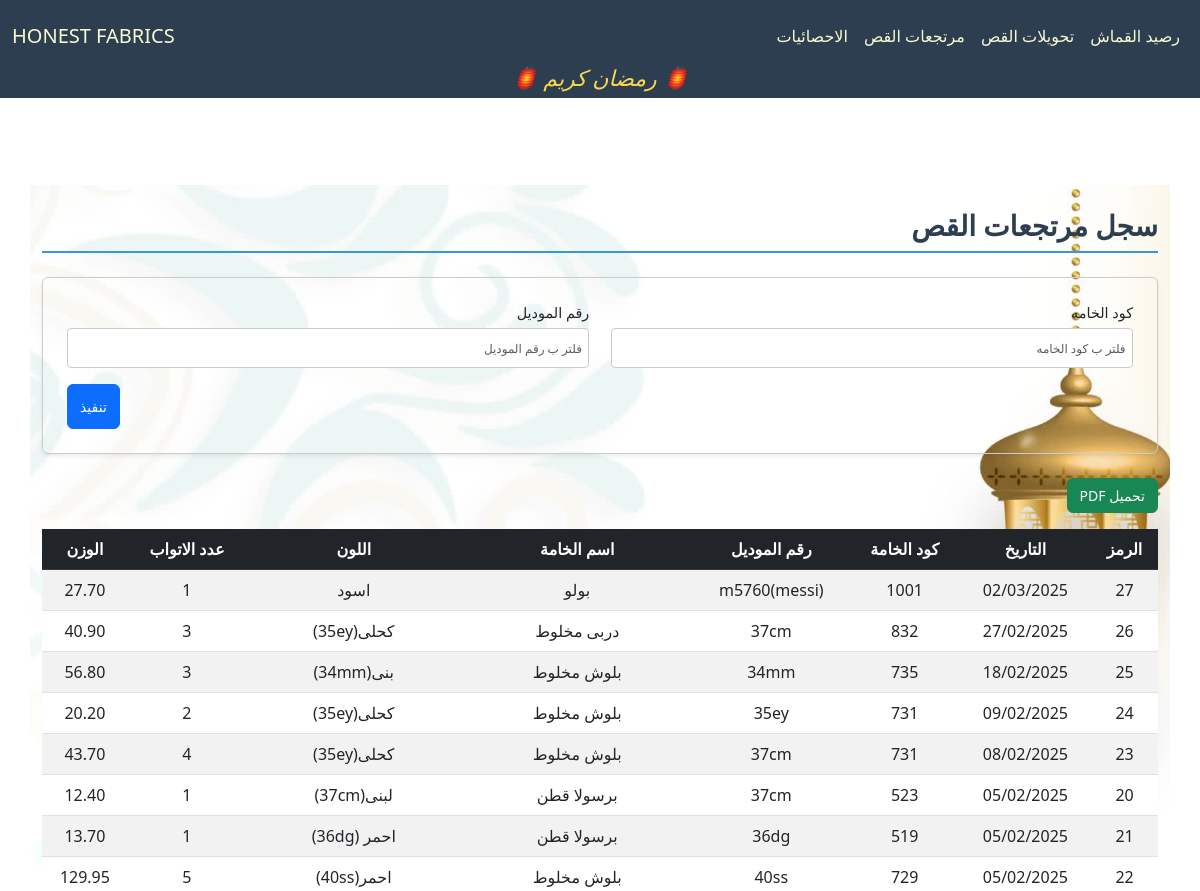
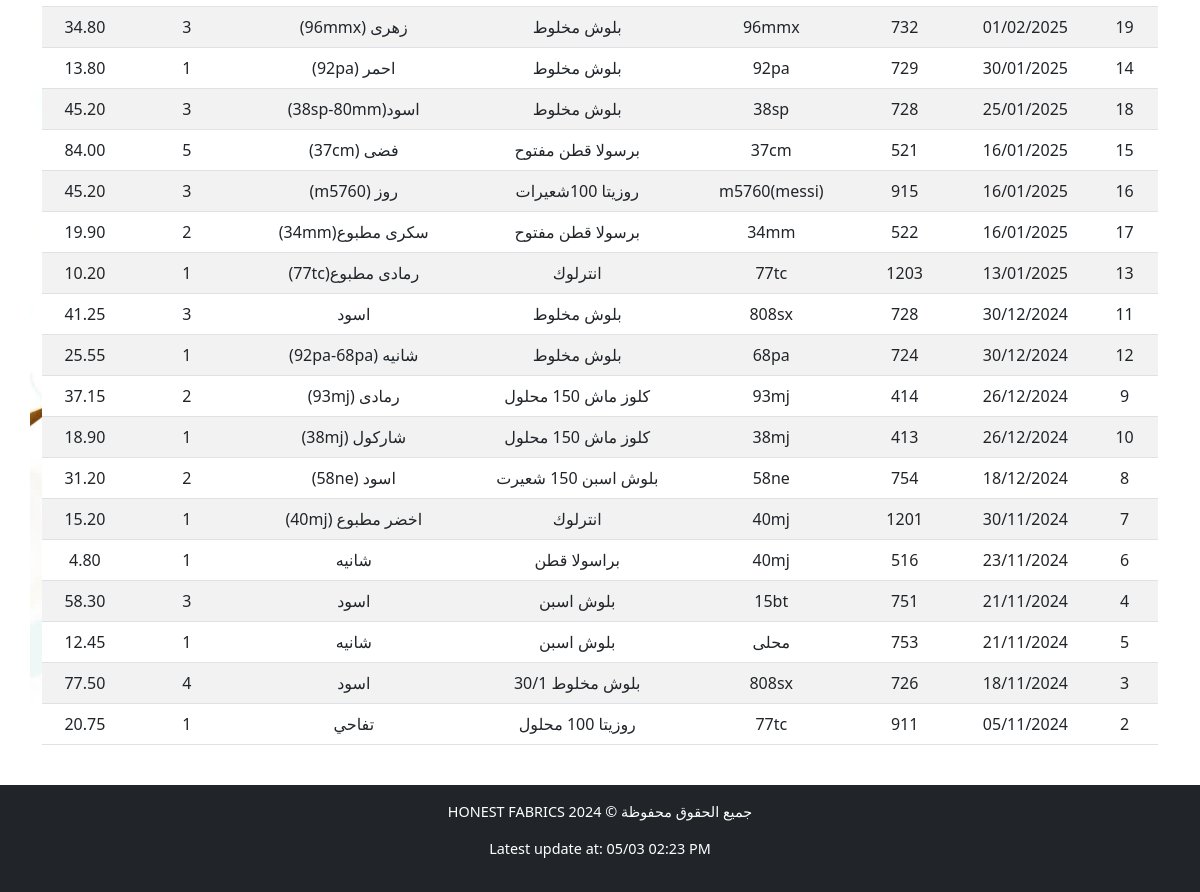
Page /cloth/ReturnTransfer/ on the committed database (2 pictures, top to bottom).
### cloth/models.py (models this page shows, shortened)
class Base(models.Model):
    id = models.AutoField(primary_key=True, verbose_name="الرمز")
    fabric_code = models.CharField(max_length=100, verbose_name="كود الخامه", db_index=True, null=True, blank=True)
    fabric_name = models.CharField(max_length=200, verbose_name="اسم الخامه", null=True, blank=True)
    color = models.CharField(max_length=100, verbose_name="اللون", null=True, blank=True)
    roll = models.PositiveIntegerField(verbose_name="عدد الاتواب", null=True, blank=True)
    weight = models.DecimalField(max_digits=10, decimal_places=2, verbose_name="الوزن", null=True, blank=True)
    date = models.CharField(max_length=100,verbose_name="التاريخ", null=True, blank=True)
    class Meta:
        abstract = True

class ReturnTransfer(Base):
    model_number = models.CharField(max_length=100, verbose_name="رقم الموديل", null=True, blank=True)

### cloth/views.py (the view)
# urls.py: path('ReturnTransfer/', ReturnTransferView.as_view(), name='return_transfer_view'),
class ReturnTransferView(FilterableListView):
    template_name = "cloth/return.html"
    model = ReturnTransfer
    filter_fields = ['fabric_code', 'model_number']
    columns = ["الرمز","التاريخ","كود الخامة","رقم الموديل","اسم الخامة","اللون","عدد الاتواب","الوزن"]

### cloth/views.py (called while the page is built)
    def parse_date(self, date_str):
        try:
            normalized_date = date_str.replace("\\", "/")
            return datetime.strptime(normalized_date, "%d/%m/%Y")
        except (ValueError, AttributeError):
            return datetime.min

    def get_queryset(self):
        queryset = super().get_queryset()
        filters = Q()
        ordering = self.request.GET.get('order', 'desc')
        for field in self.filter_fields:
            filter_value = self.request.GET.get(field)
            if filter_value:
                filters &= Q(**{f"{field}__icontains": filter_value})
        filtered_queryset = queryset.filter(filters)
        models = list(filtered_queryset)
        models.sort(
            key=lambda x: self.parse_date(x.date) if x.date else datetime.min,
            reverse=(ordering == 'desc')
        )
        return models

    def get_context_data(self, **kwargs):
        context = super().get_context_data(**kwargs)
        update = Updates.objects.all().order_by('-date').first()
        context['update'] = localtime(update.date).strftime("%d/%m %I:%M %p") if update and update.date else None
        context['columns'] = self.columns
        model_meta = self.model._meta
        context['filter_fields'] = [
            {
                'field_name': field,
                'verbose_name': model_meta.get_field(field).verbose_name,
                'value': self.request.GET.get(field) or "",
            }
            for field in self.filter_fields
        ]
        return context

### cloth/templates/cloth/return.html (shortened to what this page needs)
{% extends "cloth/layout.html" %}
{% block home_page %}
<a class="navbar-brand" href="{% url 'fabric_view' %}">HONEST FABRICS</a>
{% endblock %}
{% block navbar_links_small %}
{% include "cloth/nav_links.html" %}
{% endblock %}
{% block body %}
    <h2 class="section-title pt-4">سجل مرتجعات القص</h2>
    <form method="get" class="filter-form-flex mb-4 p-4 rounded shadow-sm">
        {% for filter_field in filter_fields %}
        <div class="form-group mb-3">
            <label for="filter_{{ forloop.counter }}" class="form-label">{{ filter_field.verbose_name }}</label>
            <input type="text" id="filter_{{ forloop.counter }}" name="{{ filter_field.field_name }}"
                   placeholder="فلتر ب {{ filter_field.verbose_name }}"
                   class="form-control"
                   value="{{ filter_field.value }}">
        </div>
        {% endfor %}
        <div class="submit-container">
            <button type="submit" class="btn btn-primary submit-btn">تنفيذ</button>
        </div>
    </form>
    <button onclick="generatePDF()" class="btn btn-success mb-3">تحميل PDF</button>
    <div style="overflow-y: auto; max-height: 70vh; position: relative;" class="table-responsive mb-4">
        <table id="data-table"  class="table table-striped">
            <thead class="table-dark">
                <tr>
                    <th style="position: sticky; top: 0;" >الرمز</th>
                    <th style="position: sticky; top: 0;" >التاريخ</th>
                    <th style="position: sticky; top: 0;" >كود الخامة</th>
                    <th style="position: sticky; top: 0;" >رقم الموديل</th>
                    <th style="position: sticky; top: 0;" >اسم الخامة</th>
                    <th style="position: sticky; top: 0;" >اللون</th>
                    <th style="position: sticky; top: 0;" >عدد الاتواب</th>
                    <th style="position: sticky; top: 0;" >الوزن</th>
                </tr>
            </thead>
            <tbody>
                {% for model in models %}
                <tr>
                    <td>{{ model.id }}</td>
                    <td>{{ model.date }}</td>
                    <td>{{ model.fabric_code }}</td>
                    <td>{{ model.model_number }}</td>
                    <td>{{ model.fabric_name }}</td>
                    <td>{{ model.color }}</td>
                    <td>{{ model.roll }}</td>
                    <td>{{ model.weight }}</td>
                </tr>
                {% empty %}
                <tr>
                    <td colspan="8" class="text-center">لا يوجد عناصر</td>
                </tr>
                {% endfor %}
            </tbody>
        </table>
    </div>
{% endblock body %}

### cloth/static/cloth/styles.css (style rules this page uses)
:root { --primary-color: #3498db; --light-blue: #3db1ff5e; --secondary-color: #2c3e50; --success-color: #2ecc71; --danger-color: #e74c3c; --warning-color: #f1c40f; --light-bg: #f8f9fa; --dark-bg: #343a40; --light-text: lightgoldenrodyellow; --golden-text: rgb(255, 255, 0); --border-color: #dee2e6; --white-color: #ffffff; }
*, *::before, *::after { box-sizing: border-box; }
ul, div { padding: 0; margin: 0; }
body { background-color: var(--light-bg); margin-inline: 0; font-family: 'Segoe UI', Tahoma, Geneva, Verdana, sans-serif; line-height: 1.6; font-size: 16px; }
#navbar, #navbar a, #navbar-menu-body, #navbar-menu-body a { color: var(--light-text); }
.section-title { color: var(--secondary-color); border-bottom: 2px solid var(--primary-color); padding-bottom: 0.5rem; margin-bottom: 1.5rem; font-weight: bold; }
.table { border-collapse: separate; border-spacing: 0; border-radius: 8px; width: 100%; }
.table th, .table td { text-align: center; vertical-align: middle; padding: 10px; }
.table-striped tbody tr:nth-of-type(odd) { background-color: var(--light-bg); }
.table-dark th { background-color: var(--secondary-color); color: var(--light-text); }
.table-responsive { overflow-x: auto; }
.table-responsive table th, .table-responsive table td { white-space: nowrap; min-width: fit-content; }
.table-responsive table { width: 100%; table-layout: auto; }
.filter-form-flex { display: flex; flex-wrap: wrap; padding: 1rem; border: 1px solid #ccc; border-radius: 8px; justify-content: space-between; column-gap: 2px; direction: rtl; }
.filter-form-flex .form-group { display: flex; flex-direction: column; margin-bottom: 5px; width: 49%; }
.filter-form-flex .form-label { font-size: 0.9rem; margin-bottom: 0.25rem; }
.filter-form-flex .form-control { border: 1px solid #ccc; border-radius: 4px; padding: 0.4rem; font-size: 0.9rem; }
.filter-form-flex input[type="text"], .filter-form-flex input[type="number"], .filter-form-flex input[type="date"] { width: 100%; height: 40px; }
.submit-container { display: flex; justify-content: flex-end; width: 100%; }
.filter-form-flex .submit-btn { width: auto; height: 45px; font-size: 1rem; }
@media (max-width: 1200px) { body { font-size: 15px; } }
@media (max-width: 1200px) { h4.section-title, h2 { font-size: 28px !important; } }
@media (max-width: 1200px) { p.lead, .oped_details_btn, .btn { font-size: 14px !important; } }
@media (max-width: 1200px) { ::placeholder { font-size: 12px !important; } }

### rows in the picture
ReturnTransfer: id "27", date "02/03/2025", fabric_code "1001", model_number "m5760(messi)", fabric_name "بولو", color "اسود", roll "1", weight "27.70"
ReturnTransfer: id "26", date "27/02/2025", fabric_code "832", model_number "37cm", fabric_name "دربى مخلوط", color "كحلى(35ey)", roll "3", weight "40.90"
ReturnTransfer: id "25", date "18/02/2025", fabric_code "735", model_number "34mm", fabric_name "بلوش مخلوط", color "بنى(34mm)", roll "3", weight "56.80"
ReturnTransfer: id "24", date "09/02/2025", fabric_code "731", model_number "35ey", fabric_name "بلوش مخلوط", color "كحلى(35ey)", roll "2", weight "20.20"
ReturnTransfer: id "23", date "08/02/2025", fabric_code "731", model_number "37cm", fabric_name "بلوش مخلوط", color "كحلى(35ey)", roll "4", weight "43.70"
ReturnTransfer: id "20", date "05/02/2025", fabric_code "523", model_number "37cm", fabric_name "برسولا قطن", color "لبنى(37cm)", roll "1", weight "12.40"
ReturnTransfer: id "21", date "05/02/2025", fabric_code "519", model_number "36dg", fabric_name "برسولا قطن", color "احمر (36dg)", roll "1", weight "13.70"
ReturnTransfer: id "22", date "05/02/2025", fabric_code "729", model_number "40ss", fabric_name "بلوش مخلوط", color "احمر(40ss)", roll "5", weight "129.95"
ReturnTransfer: id "19", date "01/02/2025", fabric_code "732", model_number "96mmx", fabric_name "بلوش مخلوط", color "زهرى (96mmx)", roll "3", weight "34.80"
ReturnTransfer: id "14", date "30/01/2025", fabric_code "729", model_number "92pa", fabric_name "بلوش مخلوط", color "احمر (92pa)", roll "1", weight "13.80"
ReturnTransfer: id "18", date "25/01/2025", fabric_code "728", model_number "38sp", fabric_name "بلوش مخلوط", color "اسود(38sp-80mm)", roll "3", weight "45.20"
ReturnTransfer: id "15", date "16/01/2025", fabric_code "521", model_number "37cm", fabric_name "برسولا قطن مفتوح", color "فضى (37cm)", roll "5", weight "84.00"
ReturnTransfer: id "16", date "16/01/2025", fabric_code "915", model_number "m5760(messi)", fabric_name "روزيتا 100شعيرات", color "روز (m5760)", roll "3", weight "45.20"
ReturnTransfer: id "17", date "16/01/2025", fabric_code "522", model_number "34mm", fabric_name "برسولا قطن مفتوح", color "سكرى مطبوع(34mm)", roll "2", weight "19.90"
ReturnTransfer: id "13", date "13/01/2025", fabric_code "1203", model_number "77tc", fabric_name "انترلوك", color "رمادى مطبوع(77tc)", roll "1", weight "10.20"
ReturnTransfer: id "11", date "30/12/2024", fabric_code "728", model_number "808sx", fabric_name "بلوش مخلوط", color "اسود", roll "3", weight "41.25"
ReturnTransfer: id "12", date "30/12/2024", fabric_code "724", model_number "68pa", fabric_name "بلوش مخلوط", color "شانيه (92pa-68pa)", roll "1", weight "25.55"
ReturnTransfer: id "9", date "26/12/2024", fabric_code "414", model_number "93mj", fabric_name "كلوز ماش 150 محلول", color "رمادى (93mj)", roll "2", weight "37.15"
ReturnTransfer: id "10", date "26/12/2024", fabric_code "413", model_number "38mj", fabric_name "كلوز ماش 150 محلول", color "شاركول (38mj)", roll "1", weight "18.90"
ReturnTransfer: id "8", date "18/12/2024", fabric_code "754", model_number "58ne", fabric_name "بلوش اسبن 150 شعيرت", color "اسود (58ne)", roll "2", weight "31.20"
ReturnTransfer: id "7", date "30/11/2024", fabric_code "1201", model_number "40mj", fabric_name "انترلوك", color "اخضر مطبوع (40mj)", roll "1", weight "15.20"
ReturnTransfer: id "6", date "23/11/2024", fabric_code "516", model_number "40mj", fabric_name "براسولا قطن", color "شانيه", roll "1", weight "4.80"
ReturnTransfer: id "4", date "21/11/2024", fabric_code "751", model_number "15bt", fabric_name "بلوش اسبن", color "اسود", roll "3", weight "58.30"
ReturnTransfer: id "5", date "21/11/2024", fabric_code "753", model_number "محلى", fabric_name "بلوش اسبن", color "شانيه", roll "1", weight "12.45"
ReturnTransfer: id "3", date "18/11/2024", fabric_code "726", model_number "808sx", fabric_name "بلوش مخلوط 30/1", color "اسود", roll "4", weight "77.50"
ReturnTransfer: id "2", date "05/11/2024", fabric_code "911", model_number "77tc", fabric_name "روزيتا 100 محلول", color "تفاحي", roll "1", weight "20.75"

### other values in the picture
{{ filter_field.verbose_name }} "كود الخامه" "رقم الموديل"
{{ update }} "05/03 02:23 PM"
